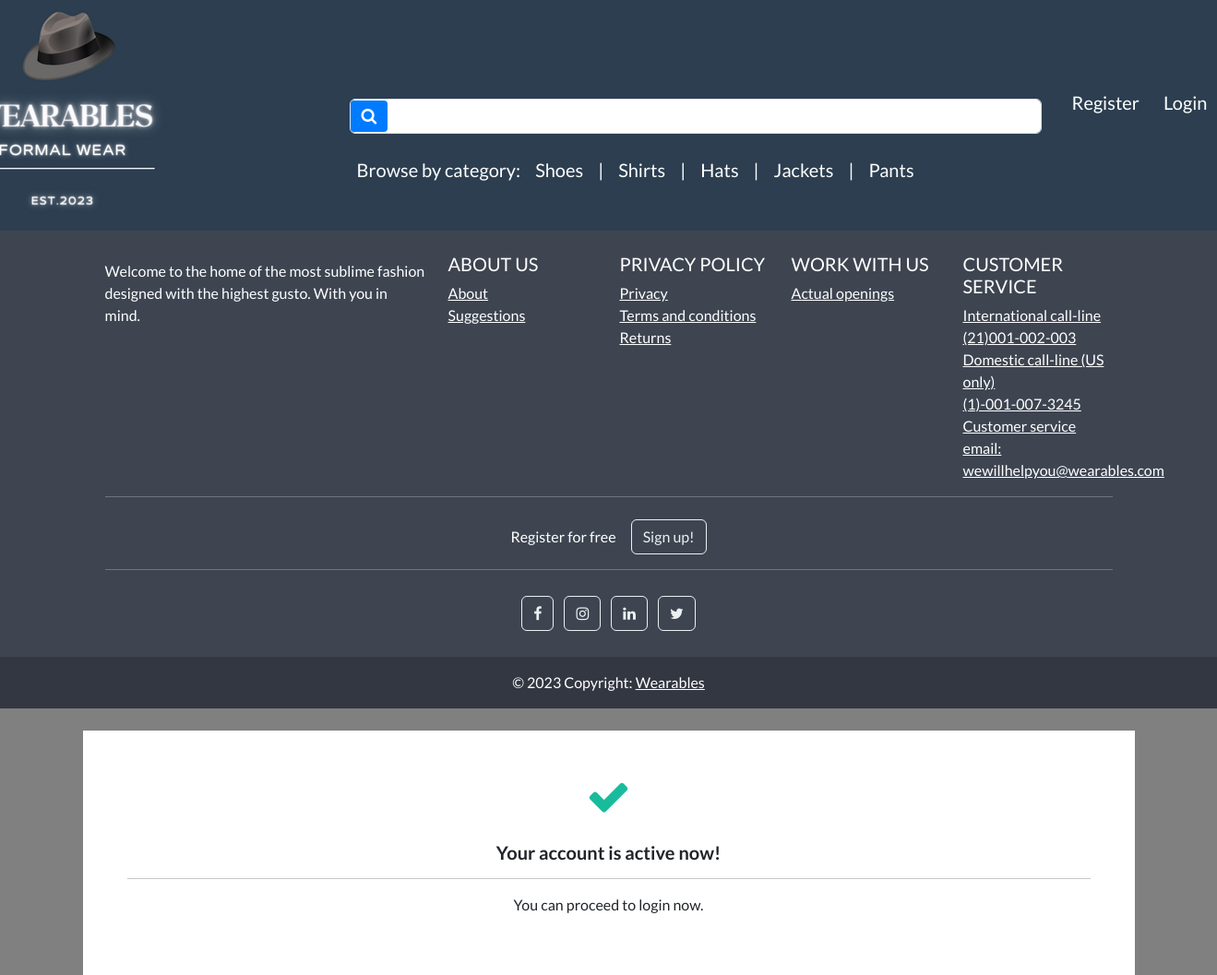
The app's page /account/email-verification-success with its own data.
### store/models.py (models this page shows, shortened)
class Category(models.Model):
    name=models.CharField(max_length=250,db_index=True)                                                                 #db index to make looking for it faster
    slug=models.SlugField(max_length=250,unique=True)                                                                   #unique cause only one category for every product
    class Meta:
        verbose_name_plural = 'categories'                                                                              #django by default adds an s to category name
    def get_absolute_url(self):                                                                                         #dynamic links for categories
        return reverse('list-category',args=[self.slug])

### account/views.py (the view)
# urls.py: path('email-verification-success', views.email_verification_success, name='email-verification-success'),
def email_verification_success(request):
    return render(request,'account/registration/email-verification-success.html')

### cart/cart.py (called while the page is built)
    def __len__(self):                                                                                #total length of products in a session
        return sum(item['qty'] for item in self.cart.values())                                        #total number of items in a shopping cart

### cart/context_processors.py (called while the page is built)
def cart(request):
    return {'cart':Cart(request)}

### store/views.py (called while the page is built)
def categories(request):
    all_categories=Category.objects.all()                                                                               #select all categories(shoes and shirts)
    return {'all_categories': all_categories}

### account/templates/account/registration/email-verification-success.html (shortened to what this page needs)
{%  include "store/base.html" %}
{%  load static %}
{%  block content %}
    <body>
        <br>
        <div class="container bg-white shadow-md p-5 form-layout">
                <div class="text-center">
                    <i class="fa fa-check fa-3x text-success" aria-hidden="true"></i>
                    <br><br>
                <h5> <strong> Your account is active now! </strong> </h5>
                <hr>
                <p> You can proceed to login now. </p>
           </div>
        </div>
</body>
{%  endblock %}

### store/templates/store/base.html (shortened to what this page needs)
{% load static %}
<!DOCTYPE html>
<html>
    <head>
        <link rel="stylesheet" href="https://bootswatch.com/5/flatly/bootstrap.min.css">
        <link rel="stylesheet" href="https://cdnjs.cloudflare.com/ajax/libs/font-awesome/4.7.0/css/font-awesome.min.css">
        <link rel="stylesheet" href="{%static 'css/styles.css'%}">
    </head>
<nav class="navbar navbar-expand-lg bg-primary justify-content-center" style="max-height: 250px; margin: auto;">
        <a class="navbar-brand main-heading text-white" href="{% url 'store' %}">
            <img src="{% static 'media/images/Wearables1.png' %}" alt="Your Custom Logo">
        </a>
<nav class="navbar navbar-expand-lg navbar-light bg-primary justify-content-center" style="padding-left: 150px;padding-top: 80px;">
    <div class="container navbar-light">
        <div class="search-form">
            <form class="d-flex mb-3" action="{% url 'search' %}" method="GET">
                <div style="position: relative;">
                    <button class="btn btn-primary d-flex align-items-center" type="submit" style="position: absolute; left: 1px; top: 50%; transform: translateY(-50%); border: none; background-color: #007bff; color: #fff; padding: 8px 12px; border-radius: 4px; cursor: pointer; transition: background-color 0.2s; border-radius: 4px;">
                        <i class="fa fa-search" style="font-size: 18px;" aria-hidden="true"></i>
                    </button>
                    <input class="form-control me-2" type="search" name="search_query" style="width: 750px; padding-left: 50px; background-color: #fff; color: #000;" aria-label="Search">
                </div>
            </form>
            <div class="categories-list">
                <div class="w-100 d-flex justify-content-center bg-primary">
                    <ul class="navbar-nav me-auto mb-2 mb-md-0">
                        <li class="nav-item">
                            <a class="nav-link text-white" href="" style="font-size:20px;">Browse by category:</a>
                        </li>
                        {% for category in all_categories %}
                            <li class="nav-item">
                                <a class="nav-link text-white" href="{{ category.get_absolute_url }}" style="font-size:20px;">{{ category.name|capfirst }}</a>
                            </li>
                            {% if not forloop.last %}
                                <li class="nav-item">
                                    <span class="nav-link text-white" style="font-size: 20px;"> | </span>
                                </li>
                            {% endif %}
                        {% endfor %}
                    </ul>
                </div>
            </div>
        </div>
    </div>
</nav>
        <div class="collapse navbar-collapse text-center" id="navbarNavDropdown">
            <ul class="navbar-nav ms-auto">
            {% if user.is_authenticated%}
                <li class="nav-item">
                    <a class="btn btn-alert navbar-btn text-white" type="button" style="font-size:20px;"  href="{%  url 'dashboard' %}"><i class="fa fa-home" aria-hidden="true"></i> Dashboard </a>
                </li>
            {% else %}
                 <li class="nav-item">
                    <a class="btn btn-alert navbar-btn text-white" type="button" style="font-size:20px;"  href="{%  url 'register' %}"> Register </a>
                </li>
            {% endif %}
            {% if user.is_authenticated %}
                 <li class="nav-item">
                     <a class="btn btn-alert navbar-btn text-white" type="button" style="font-size:20px;" href="{% url 'user-logout'%}"><i class="fa fa-sign-out" aria-hidden="true"></i> Logout </a>
                </li>
                {% else%}
                <li class="nav-item">
                    <a class="btn btn-alert navbar-btn text-white" type="button"  style="font-size:20px;" href="{% url 'my-login'%}"> Login </a>
                </li>
            {% endif %}
            </ul>
        </div>
    </nav>
    <body>
    </body>
  <footer
          class="text-center text-lg-start text-white"
          style="background-color: #3e4551"
          >
    <div class="container p-4 pb-0">
      <section class="">
        <div class="row">
          <div class="col-lg-4 col-md-6 mb-4 mb-md-0">
            <p>
              Welcome to the home of the most sublime fashion designed with the highest gusto. With you in mind.
            </p>
          </div>
          <div class="col-lg-2 col-md-6 mb-4 mb-md-0">
            <h5 class="text-uppercase">About us</h5>
            <ul class="list-unstyled mb-0">
              <li>
                <a href="#!" class="text-white">About</a>
              </li>
              <li>
                <a href="#!" class="text-white">Suggestions</a>
              </li>
            </ul>
          </div>
          <div class="col-lg-2 col-md-6 mb-4 mb-md-0">
            <h5 class="text-uppercase">Privacy policy</h5>
            <ul class="list-unstyled mb-0">
              <li>
                <a href="#!" class="text-white">Privacy</a>
              </li>
              <li>
                <a href="#!" class="text-white">Terms and conditions</a>
              </li>
              <li>
                <a href="#!" class="text-white">Returns</a>
              </li>
            </ul>
          </div>
          <div class="col-lg-2 col-md-6 mb-4 mb-md-0">
            <h5 class="text-uppercase">Work with us</h5>
            <ul class="list-unstyled mb-0">
              <li>
                <a href="#!" class="text-white">Actual openings</a>
              </li>
            </ul>
          </div>
          <div class="col-lg-2 col-md-6 mb-4 mb-md-0">
            <h5 class="text-uppercase">Customer service</h5>
            <ul class="list-unstyled mb-0">
              <li>
                <a href="#!" class="text-white">International call-line</a>
              </li>
              <li>
                <a href="#!" class="text-white">(21)001-002-003</a>
              </li>
              <li>
                <a href="#!" class="text-white">Domestic call-line (US only)</a>
              </li>
              <li>
                <a href="#!" class="text-white">(1)-001-007-3245</a>
              </li>
              <li>
                <a href="#!" class="text-white">Customer service email:</a>
              </li>
                <li>
                <a href="#!" class="text-white">wewillhelpyou@wearables.com</a>
              </li>
            </ul>
          </div>
        </div>
      </section>
      <hr class="mb-4" />
      <section class="">
        <p class="d-flex justify-content-center align-items-center">
          <span class="me-3">Register for free</span>
          <button type="button" class="btn btn-outline-light btn-rounded">
            Sign up!
          </button>
        </p>
      </section>
      <hr class="mb-4" />
      <section class="mb-4 text-center">
        <a
           class="btn btn-outline-light btn-floating m-1"
           href="#!"
           role="button"
           ><i class="fa fa-facebook-f"></i
          ></a>
        <a
           class="btn btn-outline-light btn-floating m-1"
           href="#!"
           role="button"
           ><i class="fa fa-instagram"></i
          ></a>
        <a
           class="btn btn-outline-light btn-floating m-1"
           href="#!"
           role="button"
           ><i class="fa fa-linkedin"></i
          ></a>
        <a
           class="btn btn-outline-light btn-floating m-1"
           href="#!"
           role="button"
           ><i class="fa fa-twitter"></i
          ></a>
      </section>
    </div>
    <div
         class="text-center p-3"
         style="background-color: rgba(0, 0, 0, 0.2)"
         >
      © 2023 Copyright:
      <a class="text-white">Wearables</a>
    </div>
  </footer>
</html>

### account/templates/account/registration/email-verification-success.html (style rules this page uses)
body { background-color:gray; }

### records on screen
Category: name "Shoes"
Category: name "Shirts"
Category: name "Hats"
Category: name "Jackets"
Category: name "Pants"
